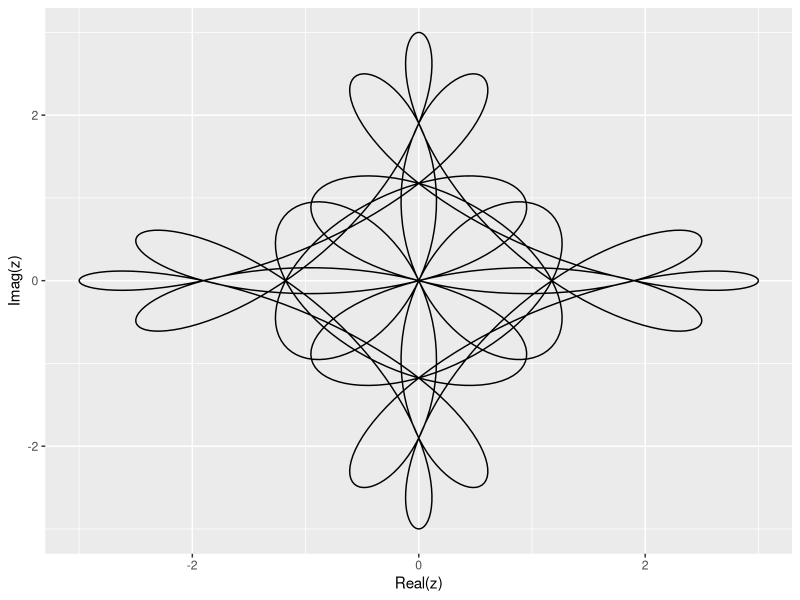

Generate this figure with R:
## ---- chunk 1
library(tibble)

spiro <- function(n1,n2,n3) {
  t <- seq(0,1,length.out=1000)
  z <- exp(1i*2*pi*n1*t) + exp(1i*2*pi*n2*t) + exp(1i*2*pi*n3*t)
  result <- tibble(x=Re(z),y=Im(z))
  return (result)
}

result <- spiro(13,-7,-3)
result
## ---- chunk 2
library(ggplot2)

ggplot(data=result,aes(x=x,y=y)) +
    geom_path() +
    xlab("Real(z)") +
    ylab("Imag(z)")
